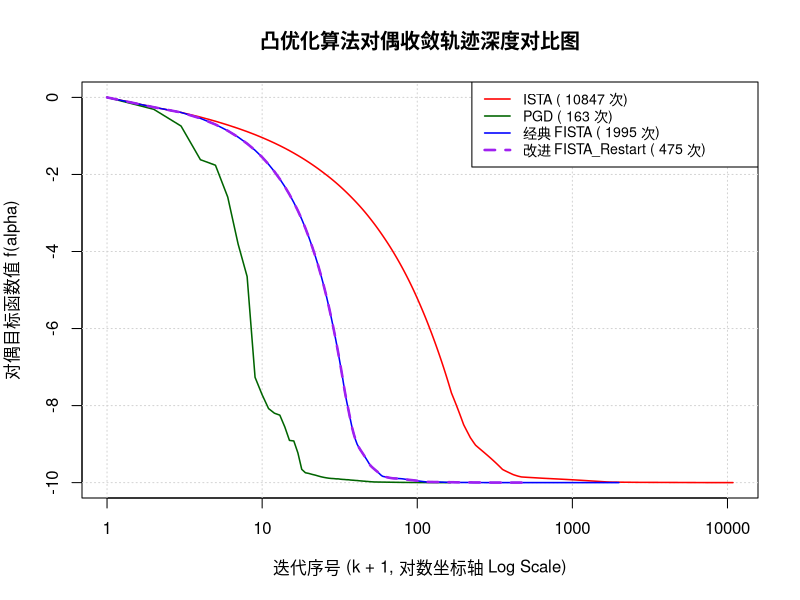
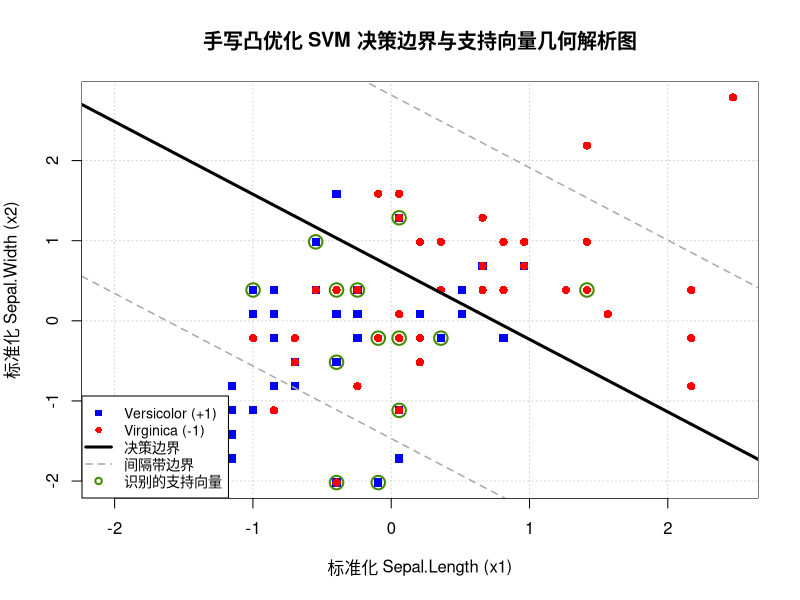

Write R code to recreate these figures, in order.
set.seed(123)
if (!requireNamespace("e1071", quietly = TRUE)) install.packages("e1071")
library(e1071)

# 数据预处理
data(iris)
iris_sub <- iris[iris$Species %in% c("versicolor", "virginica"), ]
y_raw <- ifelse(iris_sub$Species == "versicolor", 1, -1)
X_raw <- scale(as.matrix(iris_sub[, 1:4]), center = TRUE, scale = TRUE)

# 8:2比例划分训练集与测试集
n_total <- nrow(X_raw)
train_idx <- sample(seq_len(n_total), size = as.integer(0.8 * n_total))

X_tr <- X_raw[train_idx, ]
y_tr <- y_raw[train_idx]
X_te <- X_raw[-train_idx, ]
y_te <- y_raw[-train_idx]

# 对偶二次型 Q 矩阵
Q_tr <- (y_tr %*% t(y_tr)) * (X_tr %*% t(X_tr))

# 双重约束投影算子
project_svm_constraints <- function(v, y, C) {
  v_box <- pmin(pmax(v, 0), C)
  f_theta <- function(theta) {
    sum(pmin(pmax(v - theta * y, 0), C) * y)
  }
  search_bound <- max(100 * C, 1000)
  root_theta <- tryCatch({
    if (f_theta(-search_bound) * f_theta(search_bound) < 0) {
      uniroot(f_theta, c(-search_bound, search_bound), tol = 1e-9)$root
    } else { 0 }
  }, error = function(e) { return(0) })
  return(pmin(pmax(v - root_theta * y, 0), C))
}

# 算法1-投影梯度法
pgd_svm <- function(Q, y, C, tol = 1e-6, maxit = 20000) {
  start_time <- Sys.time()
  N <- nrow(Q)
  a_vec <- rep(0, N)
  
  fval_seq <- numeric(maxit + 1)
  fval_seq[1] <- 0.5 * as.numeric(t(a_vec) %*% Q %*% a_vec) - sum(a_vec)
  
  for (iter in 1:maxit) {
    Qa <- Q %*% a_vec
    grad <- as.vector(Qa - 1)
    f_cur <- fval_seq[iter]
    
    step <- 1
    sigma <- 1e-4
    gamma_bt <- 0.5
    for (bt in 1:30) {
      a_try <- project_svm_constraints(a_vec - step * grad, y, C)
      f_try <- 0.5 * sum(a_try * (Q %*% a_try)) - sum(a_try)
      if (f_try <= f_cur + sigma * sum(grad * (a_try - a_vec))) break
      step <- step * gamma_bt
    }
    
    a_new <- project_svm_constraints(a_vec - step * grad, y, C)
    fval_seq[iter + 1] <- 0.5 * sum(a_new * (Q %*% a_new)) - sum(a_new)
    
    gmap_norm <- sqrt(sum((a_vec - a_new)^2)) / step
    if (gmap_norm < tol) { a_vec <- a_new; break }
    a_vec <- a_new
  }
  return(list(alpha = a_vec, iter = iter, fval = fval_seq[1:(iter + 1)], time = as.numeric(Sys.time() - start_time)))
}

# 算法2-近端梯度法ISTA
ista_svm <- function(Q, y, C, tol = 1e-6, maxit = 20000) {
  start_time <- Sys.time()
  N <- nrow(Q)
  a_vec <- rep(0, N)
  
  L <- max(eigen(Q, symmetric = TRUE, only.values = TRUE)$values)
  gamma <- 1 / L
  
  fval_seq <- numeric(maxit + 1)
  fval_seq[1] <- 0.5 * as.numeric(t(a_vec) %*% Q %*% a_vec) - sum(a_vec)
  
  for (iter in 1:maxit) {
    grad <- as.vector(Q %*% a_vec - 1)
    a_old <- a_vec
    
    y_k <- a_old - gamma * grad
    a_new <- project_svm_constraints(y_k, y, C)
    fval_seq[iter + 1] <- 0.5 * sum(a_new * (Q %*% a_new)) - sum(a_new)
    
    gmap <- (a_old - a_new) / gamma
    if (sqrt(sum(gmap^2)) < tol) { a_vec <- a_new; break }
    a_vec <- a_new
  }
  return(list(alpha = a_vec, iter = iter, fval = fval_seq[1:(iter + 1)], time = as.numeric(Sys.time() - start_time)))
}

# 算法3-加速近端梯度法FISTA
fista_svm <- function(Q, y, C, tol = 1e-6, maxit = 20000) {
  start_time <- Sys.time()
  N <- nrow(Q)
  
  L <- max(eigen(Q, symmetric = TRUE, only.values = TRUE)$values)
  gamma <- 1 / L
  
  beta <- rep(0, N) 
  z <- beta          
  t_val <- 1
  
  fval_seq <- numeric(maxit + 1)
  fval_seq[1] <- 0.5 * as.numeric(t(beta) %*% Q %*% beta) - sum(beta)
  
  for (iter in 1:maxit) {
    grad_z <- as.vector(Q %*% z - 1)
    y_k <- z - gamma * grad_z
    
    beta_new <- project_svm_constraints(y_k, y, C)
    fval_seq[iter + 1] <- 0.5 * sum(beta_new * (Q %*% beta_new)) - sum(beta_new)
    
    gmap <- (z - beta_new) / gamma
    if (sqrt(sum(gmap^2)) < tol) { beta <- beta_new; break }
    
    t_next <- (1 + sqrt(1 + 4 * t_val^2)) / 2
    z <- beta_new + ((t_val - 1) / t_next) * (beta_new - beta)
    
    beta <- beta_new
    t_val <- t_next
  }
  return(list(alpha = beta, iter = iter, fval = fval_seq[1:(iter + 1)], time = as.numeric(Sys.time() - start_time)))
}

# 算法3(改进)-带自适应重启机制的改进加速近端梯度法
fista_svm_restart <- function(Q, y, C, tol = 1e-6, maxit = 20000) {
  start_time <- Sys.time()
  N <- nrow(Q)
  
  L <- max(eigen(Q, symmetric = TRUE, only.values = TRUE)$values)
  gamma <- 1 / L
  
  beta <- rep(0, N) 
  z <- beta          
  t_val <- 1
  
  fval_seq <- numeric(maxit + 1)
  fval_seq[1] <- 0.5 * as.numeric(t(beta) %*% Q %*% beta) - sum(beta)
  
  for (iter in 1:maxit) {
    grad_z <- as.vector(Q %*% z - 1)
    y_k <- z - gamma * grad_z
    
    beta_new <- project_svm_constraints(y_k, y, C)
    fval_seq[iter + 1] <- 0.5 * sum(beta_new * (Q %*% beta_new)) - sum(beta_new)
    
    gmap <- (z - beta_new) / gamma
    if (sqrt(sum(gmap^2)) < tol) { beta <- beta_new; break }
    
    # 检测到非单调过冲时清零动量
    if (fval_seq[iter + 1] > fval_seq[iter]) {
      t_val <- 1
      z <- beta_new
    }
    
    t_next <- (1 + sqrt(1 + 4 * t_val^2)) / 2
    z <- beta_new + ((t_val - 1) / t_next) * (beta_new - beta)
    
    beta <- beta_new
    t_val <- t_next
  }
  return(list(alpha = beta, iter = iter, fval = fval_seq[1:(iter + 1)], time = as.numeric(Sys.time() - start_time)))
}

# 辅助函数-自适应参数还原与KKT计算
evaluate_svm_model <- function(res, X_tr, y_tr, X_te, y_te, C, tol = 1e-6) {
  w <- colSums(res$alpha * y_tr * X_tr)
  eps <- tol * 10
  sv_idx <- which(res$alpha > eps & res$alpha < (C - eps))
  if (length(sv_idx) > 0) {
    b <- mean(y_tr[sv_idx] - X_tr[sv_idx, ] %*% w)
  } else {
    b <- mean(y_tr[res$alpha > eps] - X_tr[res$alpha > eps, ] %*% w)
  }
  pred_te <- X_te %*% w + b
  acc <- mean(ifelse(pred_te >= 0, 1, -1) == y_te)
  
  margin_term <- as.vector(y_tr * (X_tr %*% w + b) - 1)
  eq_residual <- sum(res$alpha * y_tr)
  free_kkt <- if(length(sv_idx) > 0) max(abs(res$alpha[sv_idx] * margin_term[sv_idx])) else 0
  bound_kkt <- max(pmax(margin_term[res$alpha >= (C - eps)], 0))
  
  return(list(w = w, b = b, acc = acc, eq = eq_residual, free_kkt = free_kkt, bound_kkt = bound_kkt))
}

# 实证函数
run_comprehensive_empirical <- function() {
  C_default <- 1.0
  tol_default <- 1e-6
  
  # 运行所有手写算法
  res_pgd      <- pgd_svm(Q_tr, y_tr, C = C_default, tol = tol_default)
  res_ista     <- ista_svm(Q_tr, y_tr, C = C_default, tol = tol_default)
  res_fista    <- fista_svm(Q_tr, y_tr, C = C_default, tol = tol_default)
  res_f_rest   <- fista_svm_restart(Q_tr, y_tr, C = C_default, tol = tol_default)
  
  eval_pgd     <- evaluate_svm_model(res_pgd, X_tr, y_tr, X_te, y_te, C_default, tol_default)
  eval_ista    <- evaluate_svm_model(res_ista, X_tr, y_tr, X_te, y_te, C_default, tol_default)
  eval_fista   <- evaluate_svm_model(res_fista, X_tr, y_tr, X_te, y_te, C_default, tol_default)
  eval_f_rest  <- evaluate_svm_model(res_f_rest, X_tr, y_tr, X_te, y_te, C_default, tol_default)
  
  # e1071标准结果
  lib_model <- svm(X_tr, as.factor(y_tr), kernel = "linear", cost = C_default, scale = FALSE)
  w_lib <- as.vector(t(lib_model$coefs) %*% lib_model$SV)
  b_lib <- -lib_model$rho
  pred_lib <- X_te %*% w_lib + b_lib
  acc_lib <- mean(ifelse(pred_lib >= 0, 1, -1) == y_te)
  
# 收敛曲线图
  old_par <- par(bg = "white", fg = "black")
  dev.hold()
  max_len <- max(length(res_ista$fval), length(res_pgd$fval), length(res_fista$fval), length(res_f_rest$fval))
  plot(1:max_len, rep(NA, max_len), xlim = c(1, max_len), ylim = range(res_ista$fval),
       log = "x", xlab = "迭代序号 (k + 1, 对数坐标轴 Log Scale)", ylab = "对偶目标函数值 f(alpha)",
       main = "凸优化算法对偶收敛轨迹深度对比图", type = "n")
  rect(par("usr")[1], par("usr")[3], par("usr")[2], par("usr")[4], col = "white", border = NA)
  grid(nx = NULL, ny = NULL, col = "lightgray", lty = "dotted")
  
  lines(1:length(res_ista$fval), res_ista$fval, col = "red", lwd = 1.5)
  lines(1:length(res_pgd$fval), res_pgd$fval, col = "darkgreen", lwd = 1.5)
  lines(1:length(res_fista$fval), res_fista$fval, col = "blue", lwd = 1.5)
  lines(1:length(res_f_rest$fval), res_f_rest$fval, col = "purple", lwd = 2.5, lty = 2)
  
  leg_text <- c(paste("ISTA (", res_ista$iter, "次)"), 
                paste("PGD (", res_pgd$iter, "次)"), 
                paste("经典 FISTA (", res_fista$iter, "次)"),
                paste("改进 FISTA_Restart (", res_f_rest$iter, "次)"))
  max_text_w <- max(strwidth(leg_text, cex = 0.85)) * 1.25
  legend("topright", legend = leg_text, 
         col = c("red", "darkgreen", "blue", "purple"), 
         lwd = c(1.5, 1.5, 1.5, 2.5), 
         lty = c(1, 1, 1, 2), 
         bg = "white",
         cex = 0.85,
         text.width = max_text_w)
  dev.flush()
  par(old_par)

# 决策边界图
  w_2d <- eval_f_rest$w[1:2]
  b_2d <- eval_f_rest$b
  old_par_boundary <- par(bg = "white", fg = "black")
  
  plot(X_tr[, 1], X_tr[, 2], type = "n",
       xlab = "标准化 Sepal.Length (x1)", ylab = "标准化 Sepal.Width (x2)",
       main = "手写凸优化 SVM 决策边界与支持向量几何解析图")
  rect(par("usr")[1], par("usr")[3], par("usr")[2], par("usr")[4], col = "white", border = NA)
  grid(col = "lightgray", lty = "dotted")
  points(X_tr[y_tr == 1, 1], X_tr[y_tr == 1, 2], col = "blue", pch = 15, cex = 1.1)
  points(X_tr[y_tr == -1, 1], X_tr[y_tr == -1, 2], col = "red", pch = 16, cex = 1.1)
  slope <- -w_2d[1] / w_2d[2]
  intercept_decision <- -b_2d / w_2d[2]
  
  abline(a = intercept_decision, b = slope, col = "black", lwd = 3)
  abline(a = (1 - b_2d) / w_2d[2], b = slope, col = "darkgray", lty = 2, lwd = 1.5)
  abline(a = (-1 - b_2d) / w_2d[2], b = slope, col = "darkgray", lty = 2, lwd = 1.5)
  
  sv_points_idx <- which(res_f_rest$alpha > 1e-5)
  points(X_tr[sv_points_idx, 1], X_tr[sv_points_idx, 2], 
         col = "chartreuse4", lwd = 2, cex = 1.8, pch = 1) 
  # 图例
  legend("bottomleft", 
         legend = c("Versicolor (+1)", "Virginica (-1)", "决策边界", "间隔带边界", "识别的支持向量"),
         col = c("blue", "red", "black", "darkgray", "chartreuse4"),
         pch = c(15, 16, NA, NA, 1),
         lty = c(NA, NA, 1, 2, NA),
         lwd = c(NA, NA, 3, 1.5, 2),
         bg = "white", cex = 0.85)
  par(old_par_boundary)
    
  # 表格1-计算效率对比
  base_metrics <- data.frame(
    Indicator = c("Sepal.Length (w1)", "Sepal.Width (w2)", "Petal.Length (w3)", "Petal.Width (w4)", 
                  "Intercept (b)", "迭代总轮数 (次)", "算法运行耗时 (秒)", "最终对偶目标函数值", 
                  "测试集泛化准确率"),
    Lib_e1071 = c(w_lib[1], w_lib[2], w_lib[3], w_lib[4], b_lib, NA, NA, NA, acc_lib),
    algorithm_PGD = c(eval_pgd$w[1], eval_pgd$w[2], eval_pgd$w[3], eval_pgd$w[4], eval_pgd$b, res_pgd$iter, res_pgd$time, tail(res_pgd$fval,1), eval_pgd$acc),
    algorithm_ISTA = c(eval_ista$w[1], eval_ista$w[2], eval_ista$w[3], eval_ista$w[4], eval_ista$b, res_ista$iter, res_ista$time, tail(res_ista$fval,1), eval_ista$acc),
    algorithm_FISTA = c(eval_fista$w[1], eval_fista$w[2], eval_fista$w[3], eval_fista$w[4], eval_fista$b, res_fista$iter, res_fista$time, tail(res_fista$fval,1), eval_fista$acc),
    algorithm_FISTA_Restart = c(eval_f_rest$w[1], eval_f_rest$w[2], eval_f_rest$w[3], eval_f_rest$w[4], eval_f_rest$b, res_f_rest$iter, res_f_rest$time, tail(res_f_rest$fval,1), eval_f_rest$acc)
  )
  
  # 表格2-收敛精度与分层KKT条件对比
  kkt_metrics <- data.frame(
    Indicator = c("对偶等式约束残差 (sum(alpha*y))", "自由支持向量 KKT 最大残差", 
                  "边界支持向量 KKT 违背量", "w1 绝对误差 (vs e1071, 下同)", "w2 绝对误差", 
                  "w3 绝对误差", "w4 绝对误差", "b 绝对误差"),
    Lib_e1071 = rep(0, 8),
    algorithm_PGD = c(eval_pgd$eq, eval_pgd$free_kkt, eval_pgd$bound_kkt, abs(eval_pgd$w - w_lib), abs(eval_pgd$b - b_lib)),
    algorithm_ISTA = c(eval_ista$eq, eval_ista$free_kkt, eval_ista$bound_kkt, abs(eval_ista$w - w_lib), abs(eval_ista$b - b_lib)),
    algorithm_FISTA = c(eval_fista$eq, eval_fista$free_kkt, eval_fista$bound_kkt, abs(eval_fista$w - w_lib), abs(eval_fista$b - b_lib)),
    algorithm_FISTA_Restart = c(eval_f_rest$eq, eval_f_rest$free_kkt, eval_f_rest$bound_kkt, abs(eval_f_rest$w - w_lib), abs(eval_f_rest$b - b_lib))
  )
  
  # 表格3-参数敏感性分析
  C_test <- 0.1
  res_pgd_c    <- pgd_svm(Q_tr, y_tr, C = C_test, tol = tol_default)
  res_ista_c   <- ista_svm(Q_tr, y_tr, C = C_test, tol = tol_default)
  res_fista_c  <- fista_svm(Q_tr, y_tr, C = C_test, tol = tol_default)
  res_f_rest_c <- fista_svm_restart(Q_tr, y_tr, C = C_test, tol = tol_default)
  
  eval_pgd_c   <- evaluate_svm_model(res_pgd_c, X_tr, y_tr, X_te, y_te, C_test, tol_default)
  eval_ista_c  <- evaluate_svm_model(res_ista_c, X_tr, y_tr, X_te, y_te, C_test, tol_default)
  eval_fista_c <- evaluate_svm_model(res_fista_c, X_tr, y_tr, X_te, y_te, C_test, tol_default)
  eval_f_rest_c<- evaluate_svm_model(res_f_rest_c, X_tr, y_tr, X_te, y_te, C_test, tol_default)
  
  lib_model_c  <- svm(X_tr, as.factor(y_tr), kernel = "linear", cost = C_test, scale = FALSE)
  w_lib_c <- as.vector(t(lib_model_c$coefs) %*% lib_model_c$SV)
  b_lib_c <- -lib_model_c$rho
  
  sensitivity_metrics <- data.frame(
    Indicator = c("C=0.1 下 w1 参数值", "C=0.1 下 w2 参数值", "C=0.1 下 w3 参数值", "C=0.1 下 w4 参数值", 
                  "C=0.1 下截距 b 值", "该惩罚项下收敛迭代轮数 (次)"),
    Lib_e1071 = c(w_lib_c[1], w_lib_c[2], w_lib_c[3], w_lib_c[4], b_lib_c, NA),
    algorithm_PGD = c(eval_pgd_c$w[1], eval_pgd_c$w[2], eval_pgd_c$w[3], eval_pgd_c$w[4], eval_pgd_c$b, res_pgd_c$iter),
    algorithm_ISTA = c(eval_ista_c$w[1], eval_ista_c$w[2], eval_ista_c$w[3], eval_ista_c$w[4], eval_ista_c$b, res_ista_c$iter),
    algorithm_FISTA = c(eval_fista_c$w[1], eval_fista_c$w[2], eval_fista_c$w[3], eval_fista_c$w[4], eval_fista_c$b, res_fista_c$iter),
    algorithm_FISTA_Restart = c(eval_f_rest_c$w[1], eval_f_rest_c$w[2], eval_f_rest_c$w[3], eval_f_rest_c$w[4], eval_f_rest_c$b, res_f_rest_c$iter)
  )
  
  # 表格4-算法稳定性分析
  tol_strict <- 1e-8
  res_pgd_s    <- pgd_svm(Q_tr, y_tr, C = C_default, tol = tol_strict)
  res_ista_s   <- ista_svm(Q_tr, y_tr, C = C_default, tol = tol_strict)
  res_fista_s  <- fista_svm(Q_tr, y_tr, C = C_default, tol = tol_strict)
  res_f_rest_s <- fista_svm_restart(Q_tr, y_tr, C = C_default, tol = tol_strict)
  
  eval_pgd_s    <- evaluate_svm_model(res_pgd_s, X_tr, y_tr, X_te, y_te, C_default, tol_strict)
  eval_ista_s   <- evaluate_svm_model(res_ista_s, X_tr, y_tr, X_te, y_te, C_default, tol_strict)
  eval_fista_s  <- evaluate_svm_model(res_fista_s, X_tr, y_tr, X_te, y_te, C_default, tol_strict)
  eval_f_rest_s <- evaluate_svm_model(res_f_rest_s, X_tr, y_tr, X_te, y_te, C_default, tol_strict)
  
  stability_metrics <- data.frame(
    Indicator = c("高精度1e-8下迭代轮数", "高精度下自由支持向量 KKT 残差", "高精度下 w1 估计值", "高精度下截距 b 估计值"),
    Lib_e1071 = c(NA, 0, w_lib[1], b_lib),
    algorithm_PGD = c(res_pgd_s$iter, eval_pgd_s$free_kkt, eval_pgd_s$w[1], eval_pgd_s$b),
    algorithm_ISTA = c(res_ista_s$iter, eval_ista_s$free_kkt, eval_ista_s$w[1], eval_ista_s$b),
    algorithm_FISTA = c(res_fista_s$iter, eval_fista_s$free_kkt, eval_fista_s$w[1], eval_fista_s$b),
    algorithm_FISTA_Restart = c(res_f_rest_s$iter, eval_f_rest_s$free_kkt, eval_f_rest_s$w[1], eval_f_rest_s$b)
  )
  
  # 输出结论
  cat("一、 收敛曲线图见弹出窗口\n")
  
  cat("二、 计算效率对比\n")
  print(base_metrics, digits = 5, row.names = FALSE)
  cat("\n")
  
  cat("三、 收敛精度与分层 KKT 条件实证\n")
  print(kkt_metrics, digits = 5, row.names = FALSE)
  cat("\n")
  
  cat("四、 参数敏感性分析\n")
  print(sensitivity_metrics, digits = 5, row.names = FALSE)
  cat("\n")
  
  cat("五、 算法稳定性分析\n")
  print(stability_metrics, digits = 5, row.names = FALSE)
  cat("\n")
}

run_comprehensive_empirical()
